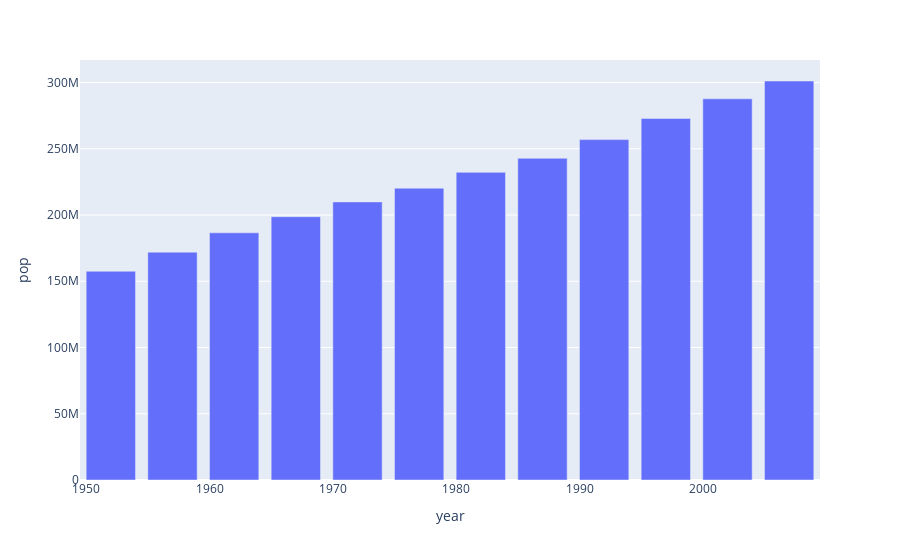
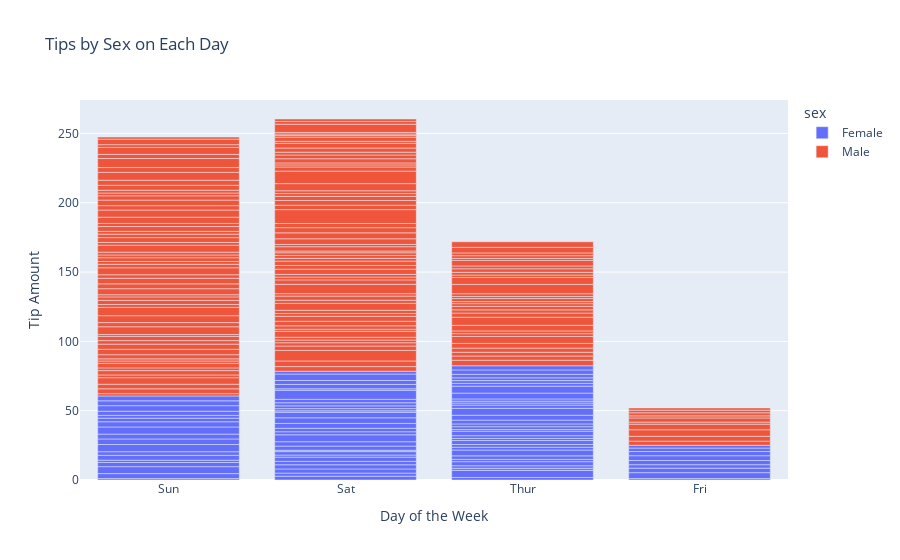
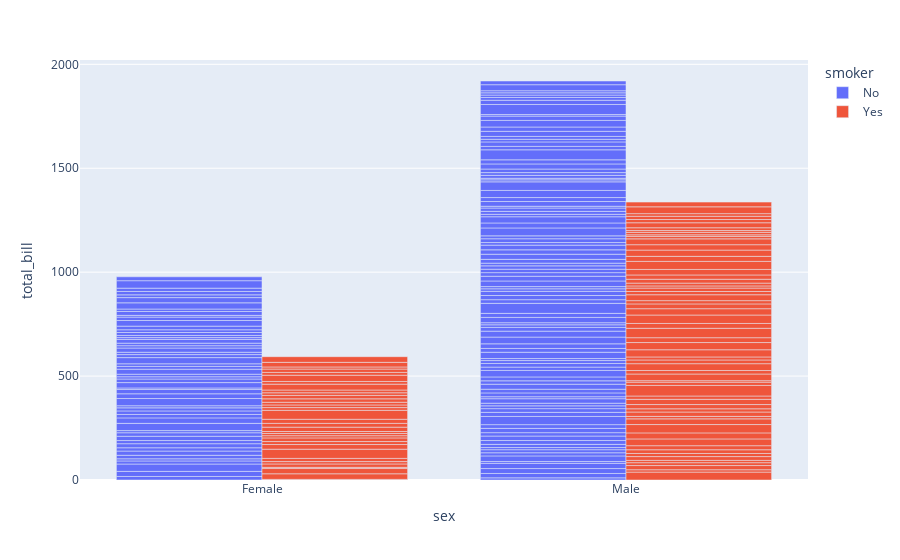

These figures' notebook cell, in order:
### Markdown cell above
### Bar Charts

### Code cell
# Get population change in US by querying for US data
df_us = px.data.gapminder().query("country == 'United States'")
px.bar(df_us, x='year', y='pop')

# Create a stacked bar with more customization
df_tips = px.data.tips()
px.bar(df_tips, x='day', y='tip', color='sex', title='Tips by Sex on Each Day',
      labels={'tip': 'Tip Amount', 'day': 'Day of the Week'})

# Place bars next to each other
px.bar(df_tips, x="sex", y="total_bill",
             color='smoker', barmode='group')

# Display pop data for countries in Europe in 2007 greater than 2000000
df_europe = px.data.gapminder().query("continent == 'Europe' and year == 2007 and pop > 2.e6")
fig = px.bar(df_europe, y='pop', x='country', text='pop', color='country')
# Put bar total value above bars with 2 values of precision
fig.update_traces(texttemplate='%{text:.2s}', textposition='outside')
# Set fontsize and uniformtext_mode='hide' says to hide the text if it won't fit
fig.update_layout(uniformtext_minsize=8)
# Rotate labels 45 degrees
fig.update_layout(xaxis_tickangle=-45)

### Figure 1 — Plotly figure (JSON) as saved in the notebook; plotly's stock layout.template omitted (floating-point values rounded to 4 significant figures)
{"data": [{"alignmentgroup": "True", "hovertemplate": "year=%{x}<br>pop=%{y}<extra></extra>", "legendgroup": "", "marker": {"color": "#636efa"}, "name": "", "offsetgroup": "", "orientation": "v", "showlegend": false, "textposition": "auto", "type": "bar", "x": [1952, 1957, 1962, 1967, 1972, 1977, 1982, 1987, 1992, 1997, 2002, 2007], "xaxis": "x", "y": [157553000, 171984000, 186538000, 198712000, 209896000, 220239000, 232187835, 242803533, 256894189, 272911760, 287675526, 301139947], "yaxis": "y"}], "layout": {"barmode": "relative", "legend": {"tracegroupgap": 0}, "margin": {"t": 60}, "xaxis": {"anchor": "y", "domain": [0.0, 1.0], "title": {"text": "year"}}, "yaxis": {"anchor": "x", "domain": [0.0, 1.0], "title": {"text": "pop"}}}}

### Figure 2 — Plotly figure (JSON) as saved in the notebook; plotly's stock layout.template omitted (floating-point values rounded to 4 significant figures; data arrays with more than 128 entries replaced by an {"elided": "..."} marker saying what was removed)
{"data": [{"alignmentgroup": "True", "hovertemplate": "sex=Female<br>Day of the Week=%{x}<br>Tip Amount=%{y}<extra></extra>", "legendgroup": "Female", "marker": {"color": "#636efa"}, "name": "Female", "offsetgroup": "Female", "orientation": "v", "showlegend": true, "textposition": "auto", "type": "bar", "x": ["Sun", "Sun", "Sun", "Sun", "Sun", "Sun", "Sat", "Sat", "Sat", "Sat", "Sat", "Sat", "Sun", "Sun", "Sat", "Sat", "Sat", "Sat", "Sat", "Sat", "Sat", "Thur", "Thur", "Fri", "Fri", "Fri", "Fri", "Fri", "Sat", "Sat", "Sat", "Sat", "Sat", "Sun", "Sun", "Thur", "Thur", "Thur", "Thur", "Thur", "Thur", "Thur", "Thur", "Thur", "Thur", "Thur", "Thur", "Thur", "Thur", "Thur", "Thur", "Thur", "Thur", "Thur", "Thur", "Thur", "Thur", "Sun", "Sun", "Sun", "Sun", "Sun", "Sat", "Sat", "Sun", "Sun", "Sun", "Thur", "Thur", "Thur", "Thur", "Thur", "Thur", "Thur", "Sat", "Sat", "Sat", "Sat", "Sat", "Fri", "Fri", "Fri", "Fri", "Sat", "Sat", "Sat", "Thur"], "xaxis": "x", "y": [1.01, 3.61, 5.0, 3.02, 1.67, 3.5, 2.75, 2.23, 3.0, 3.0, 2.45, 3.07, 2.6, 5.2, 1.5, 2.47, 1.0, 3.0, 3.14, 5.0, 2.2, 1.83, 5.17, 1.0, 4.3, 3.25, 2.5, 3.0, 2.5, 3.48, 4.08, 4.0, 1.0, 4.0, 3.5, 1.5, 1.8, 2.92, 1.68, 2.52, 4.2, 2.0, 2.0, 2.83, 1.5, 2.0, 3.25, 1.25, 2.0, 2.0, 2.75, 3.5, 5.0, 2.3, 1.5, 1.36, 1.63, 5.14, 3.75, 2.61, 2.0, 3.0, 1.61, 2.0, 4.0, 3.5, 3.5, 4.19, 5.0, 2.0, 2.01, 2.0, 2.5, 3.23, 2.23, 2.5, 6.5, 1.1, 3.09, 3.48, 3.0, 2.5, 2.0, 2.88, 4.67, 2.0, 3.0], "yaxis": "y"}, {"alignmentgroup": "True", "hovertemplate": "sex=Male<br>Day of the Week=%{x}<br>Tip Amount=%{y}<extra></extra>", "legendgroup": "Male", "marker": {"color": "#EF553B"}, "name": "Male", "offsetgroup": "Male", "orientation": "v", "showlegend": true, "textposition": "auto", "type": "bar", "x": {"elided": "157 str values"}, "xaxis": "x", "y": {"elided": "157 float values"}, "yaxis": "y"}], "layout": {"barmode": "relative", "legend": {"title": {"text": "sex"}, "tracegroupgap": 0}, "title": {"text": "Tips by Sex on Each Day"}, "xaxis": {"anchor": "y", "domain": [0.0, 1.0], "title": {"text": "Day of the Week"}}, "yaxis": {"anchor": "x", "domain": [0.0, 1.0], "title": {"text": "Tip Amount"}}}}

### Figure 3 — Plotly figure (JSON) as saved in the notebook; plotly's stock layout.template omitted (floating-point values rounded to 4 significant figures; data arrays with more than 128 entries replaced by an {"elided": "..."} marker saying what was removed)
{"data": [{"alignmentgroup": "True", "hovertemplate": "smoker=No<br>sex=%{x}<br>total_bill=%{y}<extra></extra>", "legendgroup": "No", "marker": {"color": "#636efa"}, "name": "No", "offsetgroup": "No", "orientation": "v", "showlegend": true, "textposition": "auto", "type": "bar", "x": {"elided": "151 str values"}, "xaxis": "x", "y": {"elided": "151 float values"}, "yaxis": "y"}, {"alignmentgroup": "True", "hovertemplate": "smoker=Yes<br>sex=%{x}<br>total_bill=%{y}<extra></extra>", "legendgroup": "Yes", "marker": {"color": "#EF553B"}, "name": "Yes", "offsetgroup": "Yes", "orientation": "v", "showlegend": true, "textposition": "auto", "type": "bar", "x": ["Male", "Male", "Male", "Male", "Male", "Male", "Female", "Male", "Female", "Female", "Male", "Male", "Male", "Male", "Female", "Female", "Male", "Male", "Male", "Male", "Female", "Female", "Female", "Female", "Male", "Male", "Male", "Female", "Male", "Female", "Female", "Female", "Male", "Male", "Male", "Male", "Male", "Male", "Male", "Male", "Female", "Male", "Male", "Male", "Male", "Male", "Male", "Female", "Male", "Female", "Male", "Male", "Female", "Male", "Male", "Male", "Male", "Female", "Female", "Male", "Male", "Female", "Female", "Female", "Male", "Female", "Male", "Male", "Male", "Female", "Male", "Male", "Female", "Female", "Female", "Male", "Male", "Male", "Female", "Male", "Female", "Male", "Male", "Female", "Female", "Female", "Male", "Male", "Male", "Male", "Male", "Female", "Male"], "xaxis": "x", "y": [38.01, 11.24, 20.29, 13.81, 11.02, 18.29, 3.07, 15.01, 26.86, 25.28, 17.92, 19.44, 32.68, 28.97, 5.75, 16.32, 40.17, 27.28, 12.03, 21.01, 11.35, 15.38, 44.3, 22.42, 15.36, 20.49, 25.21, 14.31, 16.0, 17.51, 10.59, 10.63, 50.81, 15.81, 7.25, 31.85, 16.82, 32.9, 17.89, 14.48, 9.6, 34.63, 34.65, 23.33, 45.35, 23.17, 40.55, 20.9, 30.46, 18.15, 23.1, 15.69, 19.81, 28.44, 15.48, 16.58, 10.34, 43.11, 13.0, 13.51, 18.71, 12.74, 13.0, 16.4, 20.53, 16.47, 26.59, 38.73, 24.27, 12.76, 30.06, 25.89, 13.27, 28.17, 12.9, 28.15, 11.59, 7.74, 30.14, 12.16, 13.42, 8.58, 13.42, 16.27, 10.09, 22.12, 24.01, 15.69, 15.53, 12.6, 32.83, 27.18, 22.67], "yaxis": "y"}], "layout": {"barmode": "group", "legend": {"title": {"text": "smoker"}, "tracegroupgap": 0}, "margin": {"t": 60}, "xaxis": {"anchor": "y", "domain": [0.0, 1.0], "title": {"text": "sex"}}, "yaxis": {"anchor": "x", "domain": [0.0, 1.0], "title": {"text": "total_bill"}}}}
